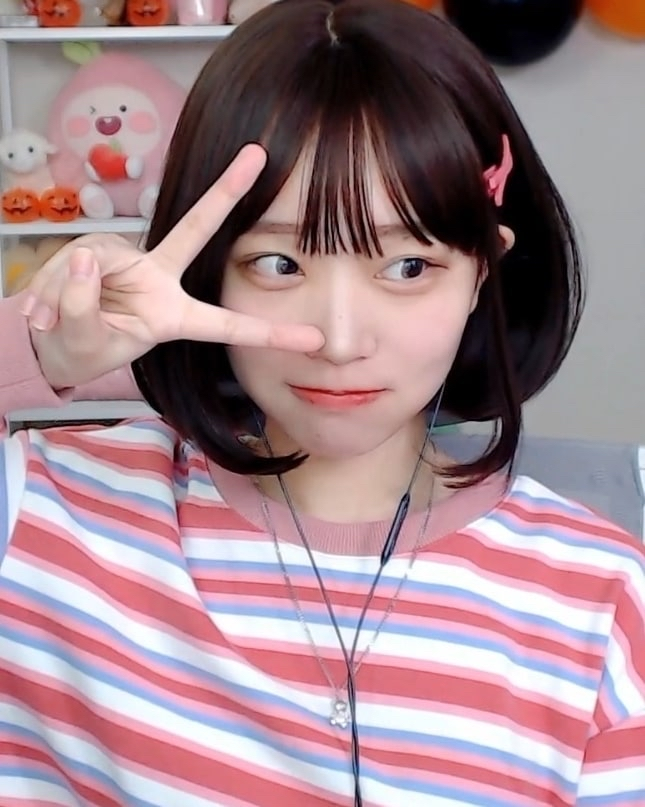
#> input picture homework/namin.jpg, 645 x 807 px
$ python temp.py
#> lines starting #> are read from the running program, lines starting #| are printed output that depends on the picture
import cv2
import numpy as np

img = cv2.imread('./homework/namin.jpg', 0)
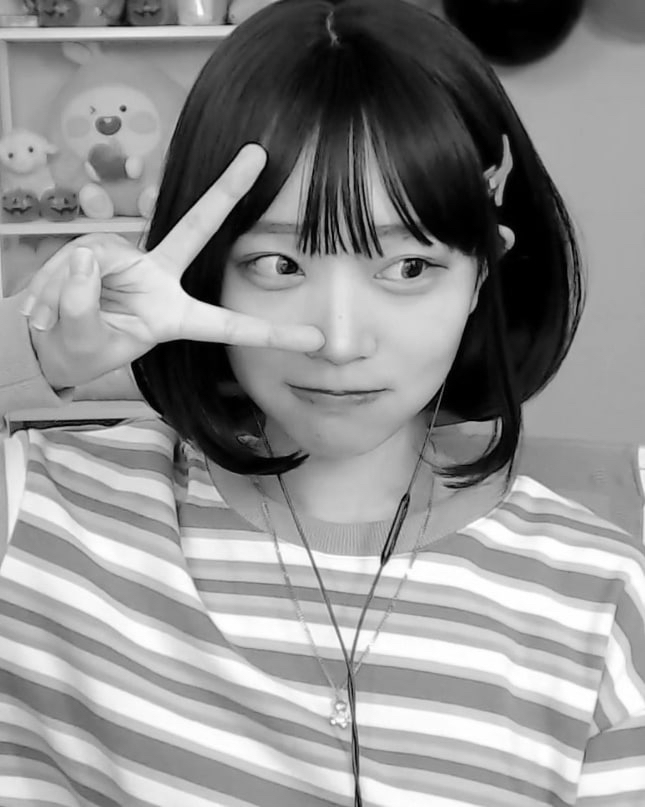
#> img: shape (807, 645); min 0, max 255, mean 142.7
(w, h) = img.shape
#> w = 807; h = 645
f = np.ones((3,3), dtype=np.int32)

img2 = np.zeros((w,h))

# print(np.mean(f * img[0:3,0:3]))
for x in range(w):
    for y in range(h):
        if(x == 0 or y == 0 or x == w - 1 or y == h -1):
            img2[x][y] = np.mean(f[0:2,0:2] * img[x:x+2, y:y+2])
        else:
            img2[x][y] = np.mean(f * img[x-1:x+2, y-1:y+2])

cv2.imshow("Namin",img2)
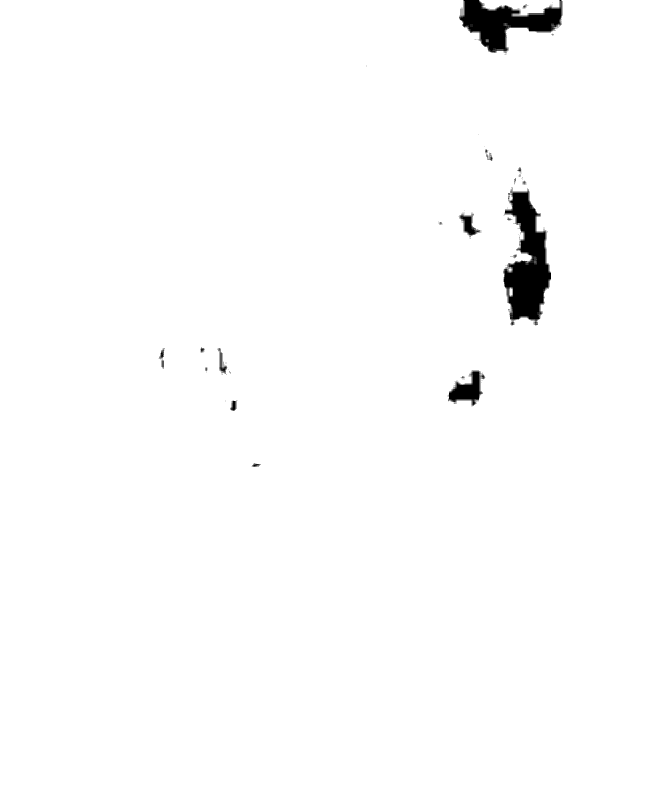
#> window 'Namin': shape (807, 645); min 0, max 255, mean 251.4
cv2.waitKey()

$ run again, with homework/9112.jpg copied over homework/namin.jpg
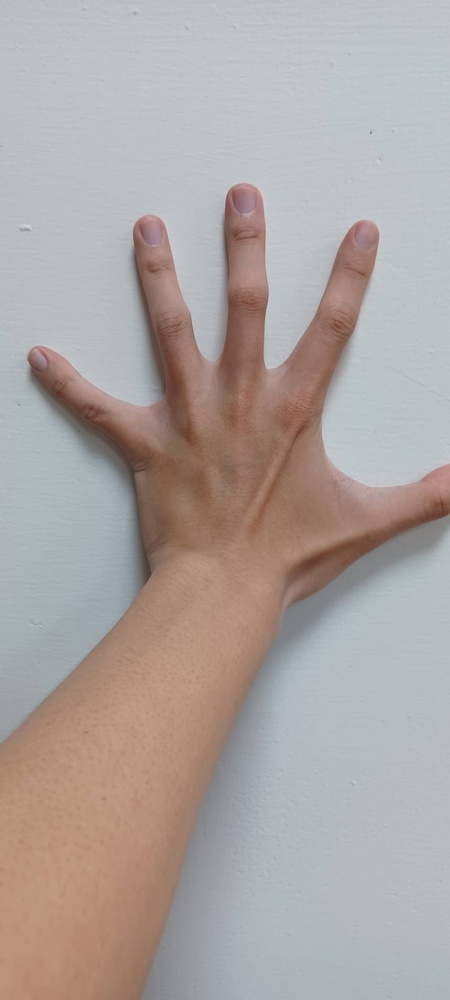
#> input picture homework/9112.jpg, 450 x 1000 px, shrunk from 858 x 1907 before the run
#> `img = cv2.imread('./homework/namin.jpg', 0)`:
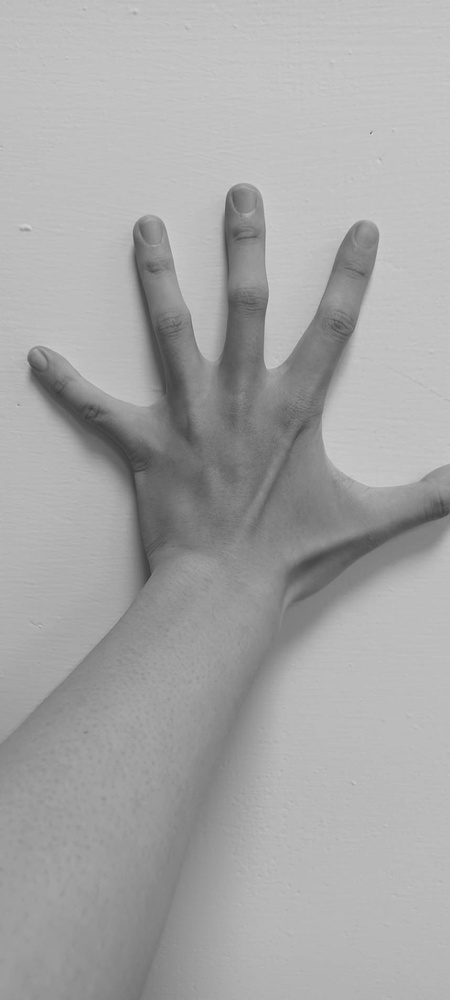
#> img: shape (1000, 450); min 59, max 210, mean 166.5

$ run again, with homework/w644.jpg copied over homework/namin.jpg
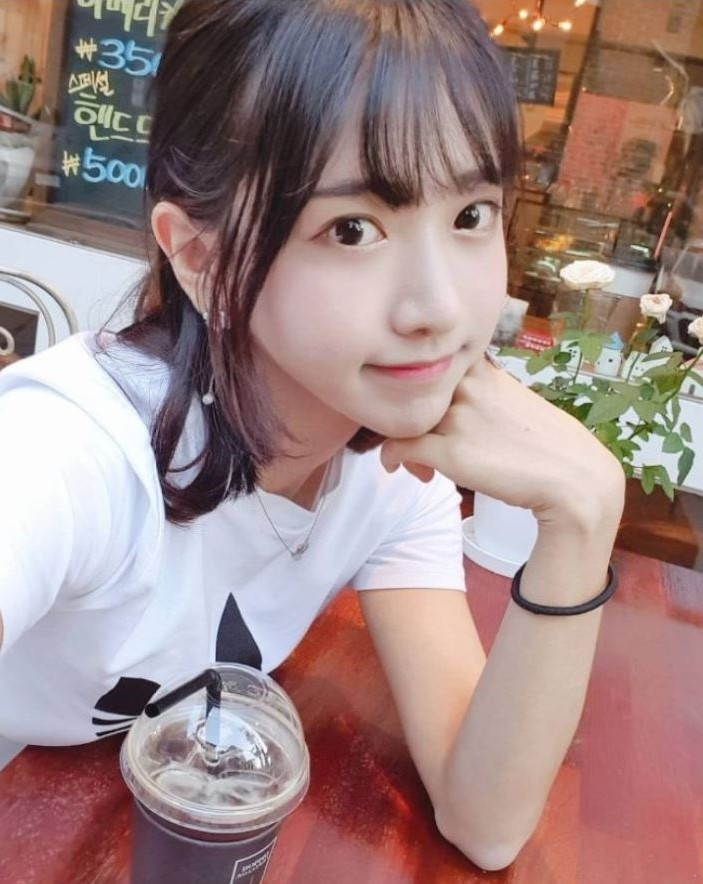
#> input picture homework/w644.jpg, 703 x 884 px
#> `img = cv2.imread('./homework/namin.jpg', 0)`:
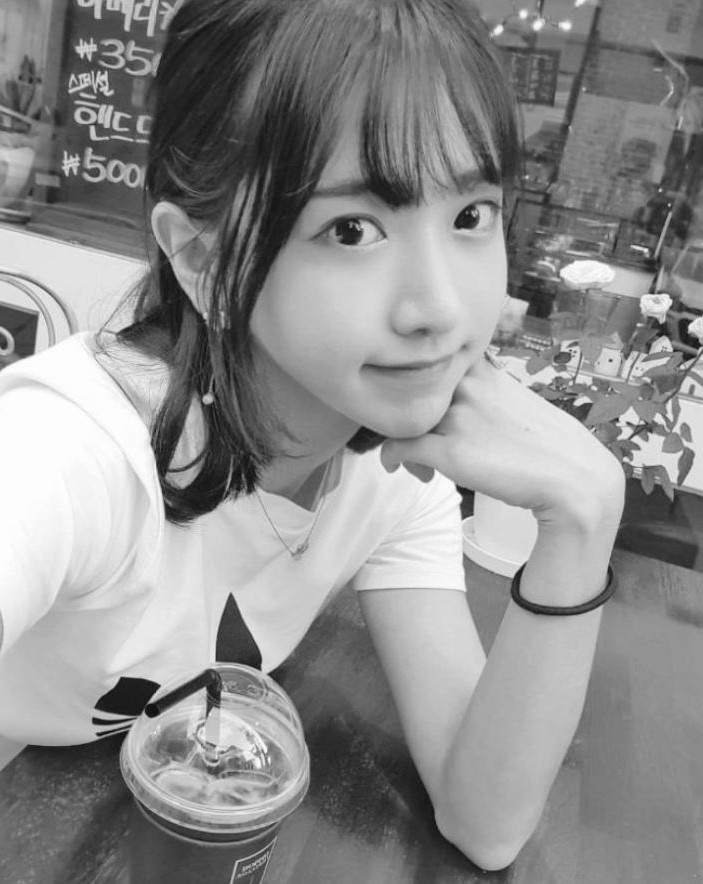
#> img: shape (884, 703); min 10, max 255, mean 141.1
